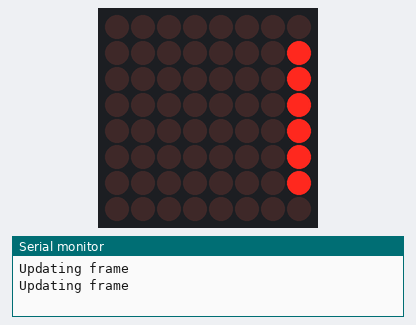
This sketch was run on a simulated Arduino Mega 2560, built with avr-gcc and run on an emulated ATmega2560. On the bench: 8×8 LED matrix, the last lines printed to the serial monitor. Wiring (inferred from the names in the program): LED matrix (orientation assumed): rows pin 22, pin 24, pin 26, pin 28, pin 30, pin 32, pin 34, pin 36; columns pin 23, pin 25, pin 27, pin 29, pin 31, pin 33, pin 35, pin 37.

Above: at 1.1 s.
At 5.1 s:
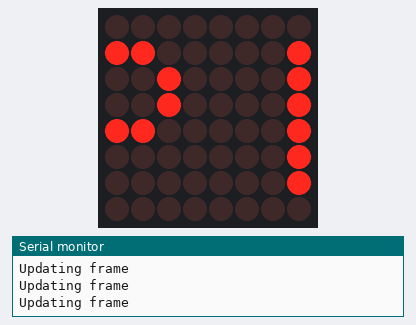
At 8.7 s:
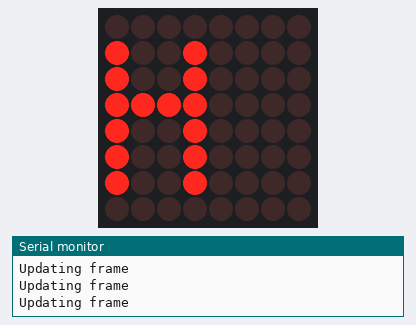
At 16.7 s:
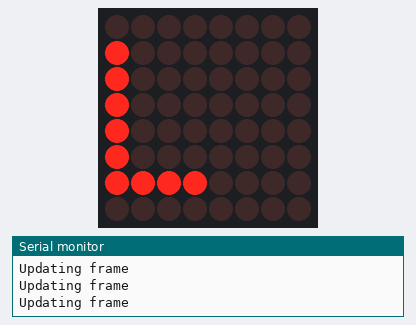
At 24.7 s:
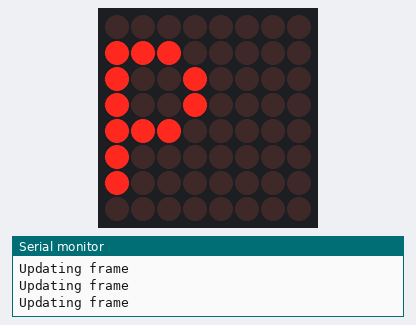
At 32.8 s:
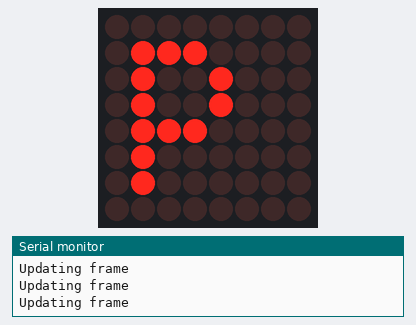

Measured:
- what the display in image 0 shows lasts 0.5 s, from 1.1 s to 1.6 s

The sketch:

Task_2.ino
```cpp
/*
    To design LED matrix with few features.
    Make a proper connection for 8×8 LED Matrix with resistors
    to the microcontroller. The LED matrix have to be constructed
    manually by using 64 units of LED as 8×8 LED Matrix. Display
    your name andscroll from right to left continuously.
*/

bool ALL[8][8] = {{1, 1, 1, 1, 1, 1, 1, 1}, {1, 1, 1, 1, 1, 1, 1, 1}, {1, 1, 1, 1, 1, 1, 1, 1}, {1, 1, 1, 1, 1, 1, 1, 1}, {1, 1, 1, 1, 1, 1, 1, 1}, {1, 1, 1, 1, 1, 1, 1, 1}, {1, 1, 1, 1, 1, 1, 1, 1}, {1, 1, 1, 1, 1, 1, 1, 1}};
bool EMP[8][8] = {{0, 0, 0, 0, 0, 0, 0, 0}, {0, 0, 0, 0, 0, 0, 0, 0}, {0, 0, 0, 0, 0, 0, 0, 0}, {0, 0, 0, 0, 0, 0, 0, 0}, {0, 0, 0, 0, 0, 0, 0, 0}, {0, 0, 0, 0, 0, 0, 0, 0}, {0, 0, 0, 0, 0, 0, 0, 0}, {0, 0, 0, 0, 0, 0, 0, 0}};
bool EX[8][8] = {{0, 0, 0, 0, 0, 0, 0, 0}, {0, 0, 0, 1, 0, 0, 0, 0}, {0, 0, 0, 1, 0, 0, 0, 0}, {0, 0, 0, 1, 0, 0, 0, 0}, {0, 0, 0, 1, 0, 0, 0, 0}, {0, 0, 0, 0, 0, 0, 0, 0}, {0, 0, 0, 1, 0, 0, 0, 0}, {0, 0, 0, 0, 0, 0, 0, 0}};
bool A[8][8] = {{0, 0, 0, 0, 0, 0, 0, 0}, {0, 0, 1, 1, 1, 1, 0, 0}, {0, 1, 1, 0, 0, 1, 1, 0}, {0, 1, 1, 0, 0, 1, 1, 0}, {0, 1, 1, 1, 1, 1, 1, 0}, {0, 1, 1, 0, 0, 1, 1, 0}, {0, 1, 1, 0, 0, 1, 1, 0}, {0, 1, 1, 0, 0, 1, 1, 0}};
bool B[8][8] = {{0, 1, 1, 1, 1, 0, 0, 0}, {0, 1, 0, 0, 1, 0, 0, 0}, {0, 1, 0, 0, 1, 0, 0, 0}, {0, 1, 1, 1, 0, 0, 0, 0}, {0, 1, 0, 0, 1, 0, 0, 0}, {0, 1, 0, 0, 0, 1, 0, 0}, {0, 1, 0, 0, 0, 1, 0, 0}, {0, 1, 1, 1, 1, 1, 0, 0}};
bool C[8][8] = {{0, 0, 0, 0, 0, 0, 0, 0}, {0, 0, 0, 1, 1, 1, 1, 0}, {0, 0, 1, 0, 0, 0, 0, 0}, {0, 1, 0, 0, 0, 0, 0, 0}, {0, 1, 0, 0, 0, 0, 0, 0}, {0, 1, 0, 0, 0, 0, 0, 0}, {0, 0, 1, 0, 0, 0, 0, 0}, {0, 0, 0, 1, 1, 1, 1, 0}};
bool D[8][8] = {{0, 0, 0, 0, 0, 0, 0, 0}, {0, 0, 1, 1, 1, 0, 0, 0}, {0, 0, 1, 0, 0, 1, 0, 0}, {0, 0, 1, 0, 0, 0, 1, 0}, {0, 0, 1, 0, 0, 0, 1, 0}, {0, 0, 1, 0, 0, 1, 0, 0}, {0, 0, 1, 1, 1, 0, 0, 0}, {0, 0, 0, 0, 0, 0, 0, 0}};
bool E[8][8] = {{0, 0, 0, 0, 0, 0, 0, 0}, {0, 0, 1, 1, 1, 1, 0, 0}, {0, 0, 1, 0, 0, 0, 0, 0}, {0, 0, 1, 1, 1, 0, 0, 0}, {0, 0, 1, 0, 0, 0, 0, 0}, {0, 0, 1, 0, 0, 0, 0, 0}, {0, 0, 1, 1, 1, 1, 0, 0}, {0, 0, 0, 0, 0, 0, 0, 0}};
bool F[8][8] = {{0, 0, 0, 0, 0, 0, 0, 0}, {0, 0, 1, 1, 1, 1, 0, 0}, {0, 0, 1, 0, 0, 0, 0, 0}, {0, 0, 1, 1, 1, 0, 0, 0}, {0, 0, 1, 0, 0, 0, 0, 0}, {0, 0, 1, 0, 0, 0, 0, 0}, {0, 0, 1, 0, 0, 0, 0, 0}, {0, 0, 0, 0, 0, 0, 0, 0}};
bool G[8][8] = {{0, 0, 0, 0, 0, 0, 0, 0}, {0, 0, 1, 1, 1, 1, 1, 0}, {0, 0, 1, 0, 0, 0, 0, 0}, {0, 0, 1, 0, 0, 0, 0, 0}, {0, 0, 1, 0, 1, 1, 1, 0}, {0, 0, 1, 0, 0, 0, 1, 0}, {0, 0, 1, 1, 1, 1, 1, 0}, {0, 0, 0, 0, 0, 0, 0, 0}};
bool H[8][8] = {{0, 0, 0, 0, 0, 0, 0, 0}, {0, 0, 1, 0, 0, 1, 0, 0}, {0, 0, 1, 0, 0, 1, 0, 0}, {0, 0, 1, 1, 1, 1, 0, 0}, {0, 0, 1, 0, 0, 1, 0, 0}, {0, 0, 1, 0, 0, 1, 0, 0}, {0, 0, 1, 0, 0, 1, 0, 0}, {0, 0, 0, 0, 0, 0, 0, 0}};
bool I[8][8] = {{0, 0, 0, 0, 0, 0, 0, 0}, {0, 0, 1, 1, 1, 0, 0, 0}, {0, 0, 0, 1, 0, 0, 0, 0}, {0, 0, 0, 1, 0, 0, 0, 0}, {0, 0, 0, 1, 0, 0, 0, 0}, {0, 0, 0, 1, 0, 0, 0, 0}, {0, 0, 1, 1, 1, 0, 0, 0}, {0, 0, 0, 0, 0, 0, 0, 0}};
bool J[8][8] = {{0, 0, 0, 0, 0, 0, 0, 0}, {0, 0, 0, 1, 1, 1, 0, 0}, {0, 0, 0, 0, 1, 0, 0, 0}, {0, 0, 0, 0, 1, 0, 0, 0}, {0, 0, 0, 0, 1, 0, 0, 0}, {0, 0, 1, 0, 1, 0, 0, 0}, {0, 0, 1, 1, 1, 0, 0, 0}, {0, 0, 0, 0, 0, 0, 0, 0}};
bool K[8][8] = {{0, 0, 0, 0, 0, 0, 0, 0}, {0, 0, 1, 0, 0, 1, 0, 0}, {0, 0, 1, 0, 1, 0, 0, 0}, {0, 0, 1, 1, 0, 0, 0, 0}, {0, 0, 1, 0, 1, 0, 0, 0}, {0, 0, 1, 0, 0, 1, 0, 0}, {0, 0, 1, 0, 0, 1, 0, 0}, {0, 0, 0, 0, 0, 0, 0, 0}};
bool L[8][8] = {{0, 0, 0, 0, 0, 0, 0, 0}, {0, 0, 1, 0, 0, 0, 0, 0}, {0, 0, 1, 0, 0, 0, 0, 0}, {0, 0, 1, 0, 0, 0, 0, 0}, {0, 0, 1, 0, 0, 0, 0, 0}, {0, 0, 1, 0, 0, 0, 0, 0}, {0, 0, 1, 1, 1, 1, 0, 0}, {0, 0, 0, 0, 0, 0, 0, 0}};
bool M[8][8] = {{0, 0, 0, 0, 0, 0, 0, 0}, {0, 0, 0, 0, 0, 0, 0, 0}, {0, 1, 0, 0, 0, 1, 0, 0}, {1, 0, 1, 0, 1, 0, 1, 0}, {1, 0, 0, 1, 0, 0, 1, 0}, {1, 0, 0, 0, 0, 0, 1, 0}, {1, 0, 0, 0, 0, 0, 1, 0}, {0, 0, 0, 0, 0, 0, 0, 0}};
bool N[8][8] = {{0, 0, 0, 0, 0, 0, 0, 0}, {0, 0, 1, 0, 0, 0, 1, 0}, {0, 0, 1, 1, 0, 0, 1, 0}, {0, 0, 1, 0, 1, 0, 1, 0}, {0, 0, 1, 0, 0, 1, 1, 0}, {0, 0, 1, 0, 0, 0, 1, 0}, {0, 0, 0, 0, 0, 0, 0, 0}, {0, 0, 0, 0, 0, 0, 0, 0}};
bool O[8][8] = {{0, 0, 0, 0, 0, 0, 0, 0}, {0, 0, 1, 1, 1, 1, 0, 0}, {0, 1, 0, 0, 0, 0, 1, 0}, {0, 1, 0, 0, 0, 0, 1, 0}, {0, 1, 0, 0, 0, 0, 1, 0}, {0, 1, 0, 0, 0, 0, 1, 0}, {0, 0, 1, 1, 1, 1, 0, 0}, {0, 0, 0, 0, 0, 0, 0, 0}};
bool P[8][8] = {{0, 0, 0, 0, 0, 0, 0, 0}, {0, 0, 1, 1, 1, 0, 0, 0}, {0, 0, 1, 0, 0, 1, 0, 0}, {0, 0, 1, 0, 0, 1, 0, 0}, {0, 0, 1, 1, 1, 0, 0, 0}, {0, 0, 1, 0, 0, 0, 0, 0}, {0, 0, 1, 0, 0, 0, 0, 0}, {0, 0, 0, 0, 0, 0, 0, 0}};
bool Q[8][8] = {{0, 0, 0, 0, 0, 0, 0, 0}, {0, 0, 1, 1, 1, 1, 0, 0}, {0, 1, 0, 0, 0, 0, 1, 0}, {0, 1, 0, 0, 0, 0, 1, 0}, {0, 1, 0, 0, 0, 0, 1, 0}, {0, 1, 0, 0, 0, 1, 1, 0}, {0, 0, 1, 1, 1, 1, 1, 0}, {0, 0, 0, 0, 0, 0, 0, 1}};
bool R[8][8] = {{0, 0, 0, 0, 0, 0, 0, 0}, {0, 0, 1, 1, 1, 0, 0, 0}, {0, 0, 1, 0, 0, 1, 0, 0}, {0, 0, 1, 0, 0, 1, 0, 0}, {0, 0, 1, 1, 1, 0, 0, 0}, {0, 0, 1, 0, 0, 1, 0, 0}, {0, 0, 1, 0, 0, 1, 0, 0}, {0, 0, 0, 0, 0, 0, 0, 0}};
bool S[8][8] = {{0, 0, 0, 0, 0, 0, 0, 0}, {0, 0, 1, 1, 1, 1, 0, 0}, {0, 0, 1, 0, 0, 0, 0, 0}, {0, 0, 1, 1, 1, 1, 0, 0}, {0, 0, 0, 0, 0, 1, 0, 0}, {0, 0, 0, 0, 0, 1, 0, 0}, {0, 0, 1, 1, 1, 1, 0, 0}, {0, 0, 0, 0, 0, 0, 0, 0}};
bool T[8][8] = {{0, 0, 0, 0, 0, 0, 0, 0}, {0, 1, 1, 1, 1, 1, 0, 0}, {0, 0, 0, 1, 0, 0, 0, 0}, {0, 0, 0, 1, 0, 0, 0, 0}, {0, 0, 0, 1, 0, 0, 0, 0}, {0, 0, 0, 1, 0, 0, 0, 0}, {0, 0, 0, 1, 0, 0, 0, 0}, {0, 0, 0, 0, 0, 0, 0, 0}};
bool U[8][8] = {{0, 0, 0, 0, 0, 0, 0, 0}, {0, 1, 0, 0, 0, 0, 1, 0}, {0, 1, 0, 0, 0, 0, 1, 0}, {0, 1, 0, 0, 0, 0, 1, 0}, {0, 1, 0, 0, 0, 0, 1, 0}, {0, 0, 1, 0, 0, 1, 0, 0}, {0, 0, 0, 1, 1, 0, 0, 0}, {0, 0, 0, 0, 0, 0, 0, 0}};
bool V[8][8] = {{0, 0, 0, 0, 0, 0, 0, 0}, {0, 0, 1, 0, 0, 0, 1, 0}, {0, 0, 1, 0, 0, 0, 1, 0}, {0, 0, 1, 0, 0, 0, 1, 0}, {0, 0, 0, 1, 0, 1, 0, 0}, {0, 0, 0, 1, 0, 1, 0, 0}, {0, 0, 0, 0, 1, 0, 0, 0}, {0, 0, 0, 0, 0, 0, 0, 0}};
bool W[8][8] = {{0, 0, 0, 0, 0, 0, 0, 0}, {1, 0, 0, 0, 0, 0, 1, 0}, {1, 0, 0, 1, 0, 0, 1, 0}, {0, 1, 0, 1, 0, 1, 0, 0}, {0, 1, 0, 1, 0, 1, 0, 0}, {0, 0, 1, 0, 1, 0, 0, 0}, {0, 0, 0, 0, 0, 0, 0, 0}, {0, 0, 0, 0, 0, 0, 0, 0}};
bool X[8][8] = {{0, 0, 0, 0, 0, 0, 0, 0}, {0, 1, 0, 0, 0, 0, 1, 0}, {0, 0, 1, 0, 0, 1, 0, 0}, {0, 0, 0, 1, 1, 0, 0, 0}, {0, 0, 0, 1, 1, 0, 0, 0}, {0, 0, 1, 0, 0, 1, 0, 0}, {0, 1, 0, 0, 0, 0, 1, 0}, {0, 0, 0, 0, 0, 0, 0, 0}};
bool Y[8][8] = {{0, 0, 0, 0, 0, 0, 0, 0}, {0, 1, 0, 0, 0, 1, 0, 0}, {0, 0, 1, 0, 1, 0, 0, 0}, {0, 0, 0, 1, 0, 0, 0, 0}, {0, 0, 0, 1, 0, 0, 0, 0}, {0, 0, 0, 1, 0, 0, 0, 0}, {0, 0, 0, 1, 0, 0, 0, 0}, {0, 0, 0, 0, 0, 0, 0, 0}};
bool Z[8][8] = {{0, 0, 0, 0, 0, 0, 0, 0}, {0, 0, 1, 1, 1, 1, 0, 0}, {0, 0, 0, 0, 0, 1, 0, 0}, {0, 0, 0, 0, 1, 0, 0, 0}, {0, 0, 0, 1, 0, 0, 0, 0}, {0, 0, 1, 0, 0, 0, 0, 0}, {0, 0, 1, 1, 1, 1, 0, 0}, {0, 0, 0, 0, 0, 0, 0, 0}};

bool FRAME[8][8];

bool MSG[8][500];
int displayLength;
int offset = 0;

int frameSpeed = 500;
int previousTime;

const int rows[8] = {22, 24, 26, 28, 30, 32, 34, 36};
const int cols[8] = {23, 25, 27, 29, 31, 33, 35, 37};
//const int cols[8] = {37, 35, 33, 31, 29, 27, 25, 23};

void prepareMessage(String msg)
{
    int msg_len = msg.length() + 1;
    char char_array[msg_len];

    displayLength = (msg_len + 2) * 8;

    msg.toCharArray(char_array, msg_len);

    addFrame(EMP, 0);

    for (int i = 0; i < msg_len + 1; i++)
    {
        char character = char_array[i];
        if (character == 'A' or character == 'a')
        {
            addFrame(A, (i + 1) * 8);
        }
        else if (character == 'B' or character == 'b')
        {
            addFrame(B, (i + 1) * 8);
        }
        else if (character == 'C' or character == 'c')
        {
            addFrame(C, (i + 1) * 8);
        }
        else if (character == 'D' or character == 'd')
        {
            addFrame(D, (i + 1) * 8);
        }
        else if (character == 'E' or character == 'e')
        {
            addFrame(E, (i + 1) * 8);
        }
        else if (character == 'F' or character == 'f')
        {
            addFrame(F, (i + 1) * 8);
        }
        else if (character == 'G' or character == 'g')
        {
            addFrame(G, (i + 1) * 8);
        }
        else if (character == 'H' or character == 'h')
        {
            addFrame(H, (i + 1) * 8);
        }
        else if (character == 'I' or character == 'i')
        {
            addFrame(I, (i + 1) * 8);
        }
        else if (character == 'J' or character == 'j')
        {
            addFrame(J, (i + 1) * 8);
        }
        else if (character == 'K' or character == 'k')
        {
            addFrame(K, (i + 1) * 8);
        }
        else if (character == 'L' or character == 'l')
        {
            addFrame(L, (i + 1) * 8);
        }
        else if (character == 'M' or character == 'm')
        {
            addFrame(M, (i + 1) * 8);
        }
        else if (character == 'N' or character == 'n')
        {
            addFrame(N, (i + 1) * 8);
        }
        else if (character == 'O' or character == 'o')
        {
            addFrame(O, (i + 1) * 8);
        }
        else if (character == 'P' or character == 'p')
        {
            addFrame(P, (i + 1) * 8);
        }
        else if (character == 'Q' or character == 'q')
        {
            addFrame(Q, (i + 1) * 8);
        }
        else if (character == 'R' or character == 'r')
        {
            addFrame(R, (i + 1) * 8);
        }
        else if (character == 'S' or character == 's')
        {
            addFrame(S, (i + 1) * 8);
        }
        else if (character == 'T' or character == 't')
        {
            addFrame(T, (i + 1) * 8);
        }
        else if (character == 'U' or character == 'u')
        {
            addFrame(U, (i + 1) * 8);
        }
        else if (character == 'V' or character == 'v')
        {
            addFrame(V, (i + 1) * 8);
        }
        else if (character == 'W' or character == 'w')
        {
            addFrame(W, (i + 1) * 8);
        }
        else if (character == 'X' or character == 'x')
        {
            addFrame(X, (i + 1) * 8);
        }
        else if (character == 'Y' or character == 'y')
        {
            addFrame(Y, (i + 1) * 8);
        }
        else if (character == 'Z' or character == 'z')
        {
            addFrame(Z, (i + 1) * 8);
        }
        else
        {
            addFrame(EMP, (i + 1) * 8);
        } //End of character check if statement
    }

    updateFrame();
}

void addFrame(bool character[8][8], int padding)
{
    for (int i = 0; i < 8; i++)
    {
        for (int j = 0; j < 8; j++)
        {
            MSG[i][j + padding] = character[i][j];
        }
    }
}

void updateFrame()
{
    offset++;
    if (offset + 16 > displayLength)
        offset = 0;

    for (int i = 0; i < 8; i++)
    {
        for (int j = 0; j < 8; j++)
        {
            FRAME[i][j] = MSG[i][j + offset];
        }
    }
}

//=================== Draw a 8x8 matrix ====================
void drawScreen(bool buffer2[8][8])
{
    // Turn on each row in series
    for (byte i = 0; i < 8; i++)
    {                               // count next row
        digitalWrite(rows[i], LOW); //initiate whole row
        for (byte a = 0; a < 8; a++)
        { // count next row
            // if You set (~buffer2[i] >> a) then You will have positive
            digitalWrite(cols[a], buffer2[i][a]); // initiate whole column

            delayMicroseconds(100); // uncoment delay for diferent speed of display

            digitalWrite(cols[a], 0); // reset whole column
        }
        digitalWrite(rows[i], HIGH); // reset whole row
                                     // otherwise last row will intersect with next row
    }
}
//===================== End of draw ========================

void setup()
{
    Serial.begin(9600);
    for (int i = 0; i < 8; i++)
    {
        pinMode(rows[i], OUTPUT);
        digitalWrite(rows[i], HIGH);
        pinMode(cols[i], OUTPUT);
        digitalWrite(cols[i], LOW);
    }

    String message = "Philip";
    prepareMessage(message);
    previousTime = millis();
}

void loop()
{
    drawScreen(FRAME);
    if (millis() > previousTime + frameSpeed)
    {
        Serial.println("Updating frame");
        updateFrame();
        previousTime = millis();
    }
}
```
